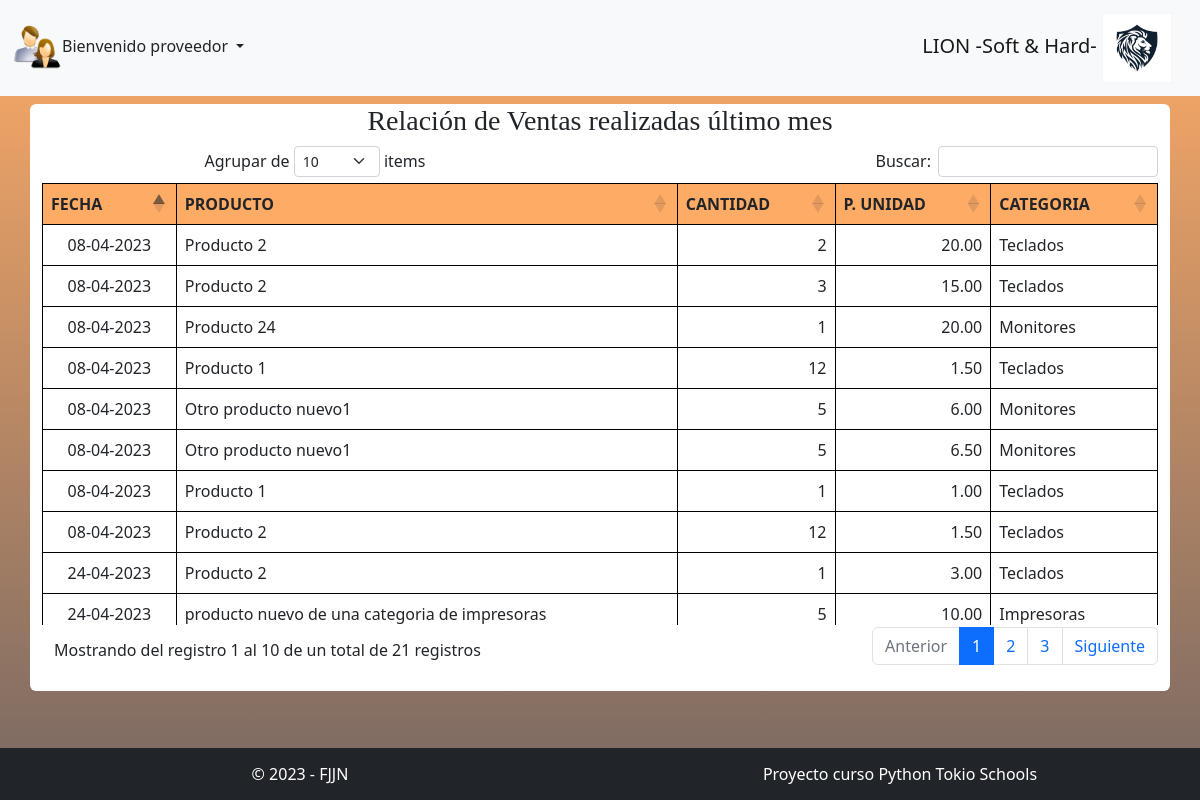
Page /home (signed in) on the committed database.
### models.py (models this page shows, shortened)
class User(db.Base, UserMixin):
    __tablename__ = 'users'
    __table_args__ = {'sqlite_autoincrement': True}
    id = Column(Integer, primary_key=True)
    username = Column(String(25), nullable=False, unique=True, index=True)
    password = Column(String(102), nullable=False)
    rol_id = Column(Integer, ForeignKey("rol.id_rol"))
    nomRolUser = relationship("Rol")

class Compras(db.Base):
    __tablename__ = 'compras'
    __table_args__ = {'sqlite_autoincrement': True}
    id_compra = Column(Integer, primary_key=True)
    cantidadComp = Column(Integer(), default=0)
    pUnidadComp = Column(Float, nullable=False)
    fechaComp = Column(Date)
    provIdComp = Column(Integer, ForeignKey("proveedor.id_proveedor"))
    prodIdComp = Column(Integer, ForeignKey("producto.id_producto"))
    cateIdComp = Column(Integer, ForeignKey("categoria.id_categoria"))
    nomProdComp = relationship('Producto')
    nomCateComp = relationship('Categoria')
    nomProvComp = relationship('Proveedor')

class Producto(db.Base):
    __tablename__ = 'producto'
    __table_args__ = {'sqlite_autoincrement': True}
    id_producto = Column(Integer, primary_key=True)
    nombreProd = Column(String(50), nullable=False)
    descProd = Column(String(250), nullable=False)
    pVentaProd = Column(Float, nullable=False)
    pCompraProd = Column(Float, nullable=False)
    stockProd = Column(Integer(), default=0)
    sMaxProd = Column(Integer(), default=0)
    ubicaProd = Column(String(20))
    provIdProd = Column(Integer, ForeignKey("proveedor.id_proveedor"))
    cateIdProd = Column(Integer, ForeignKey("categoria.id_categoria"))
    imgProd = Column(String(30), nullable=True)
    nomProvProd = relationship("Proveedor")
    nomCateProd = relationship("Categoria")

class Categoria(db.Base):
    __tablename__ = 'categoria'
    __table_args__ = {'sqlite_autoincrement': True}
    id_categoria = Column(Integer, primary_key=True)
    nombreCate = Column(String(50), nullable=False)

### main.py (the view, shortened to what this page needs)
@app.route('/home')
@login_required
def home():
    fecha_inicial=(datetime.now()-timedelta(days=30)).strftime("%Y-%m-%d")
    if current_user.rol_id == 3:
        proveedor_id=db.session.query(Proveedor).filter(Proveedor.userIdProv==current_user.id).first()
        ventas_mes = db.session.query(Compras).filter(Compras.provIdComp==proveedor_id.id_proveedor,Compras.fechaComp >= fecha_inicial).all()
        compras_mes=None
        if len(ventas_mes)==0:
            ventas_mes=None
    return render_template("home.html", compras=compras_mes, ventas=ventas_mes)

### main.py (called while the page is built)
@login_manager_app.user_loader
def load_user(id):
    query = db.session.query(User).filter(User.id == int(id)).first()
    return query

### templates/home.html (shortened to what this page needs)
{% extends './base.html' %}
{% block customCss %}<link rel="stylesheet" href="{{ url_for('static', filename='css/lionweb.css' )}}">{% endblock %}
{% block header%}
    <nav class="navbar navbar-expand-lg navbar-light bg-light">
        <div class="container-fluid">
            <div class="nav-item dropdown " >
                <a class="nav-link dropdown-toggle" data-bs-toggle="dropdown" href="#" role="button" aria-haspopup="true" aria-expanded="false">
                    <img src="{{url_for('static', filename='img/person.png')}}"alt="perfil" width="50" height="50">Bienvenido {{current_user.username}}
                </a>
            </div>
            <a class="navbar-brand" href="/home"> LION -Soft & Hard-
                <img src="../static/img/lion.jpg" alt="logo" width="70" height="70">
            </a>
        </div>
    </nav>
{% endblock %}
{% block body %}
<div class="container rounded bg-white mt-1 mb-1">
{% if current_user.rol_id == 3 %}
     <h3 class="h3 mt-2 mb-2 fw-normal">Relaci&oacute;n de Ventas realizadas &uacute;ltimo mes</h3>
          <table id="tablacompras" class="table table-bordered border-black display responsive nowrap">
            <thead style="background-color:rgba(253,126,20,0.65); " >
                    <th>FECHA</th>
                    <th>PRODUCTO</th>
                    <th>CANTIDAD</th>
                    <th>P. UNIDAD</th>
                    <th>CATEGORIA</th>
                </thead>
                <tbody>
                 {% if ventas !=None: %}
                    {% for venta in ventas: %}
                    <tr>
                        <td align="center">{{venta.fechaComp.strftime('%d-%m-%Y')}}</td>
                        <td align="left">{{venta.nomProdComp.nombreProd}}</td>
                        <td align="right">{{venta.cantidadComp}}</td>
                        <td align="right">{{"%.2f"|format(venta.pUnidadComp)}}</td>
                        <td align="left">{{venta.nomCateComp.nombreCate}}</td>
                    </tr>
                    {% endfor %}
                {% endif %}
                </tbody>
        </table>
    <div>&nbsp;</div>
{% endif %}
</div>
{% endblock %}

### static/css/lionweb.css (style rules this page uses)
body { font-family: 'Lora'; background: linear-gradient(rgba(253,126,20,0.65), rgba(47, 23, 15, 0.65)); background-attachment: fixed; background-position: center; background-size: cover; }
h1, h2, h3, h4, h5, h6 { font-family: 'Raleway'; }

### rows in the picture
User: username "proveedor"
Compras: fechaComp "08-04-2023", nomProdComp.nombreProd "Producto 2", cantidadComp "2", pUnidadComp "20.00", nomCateComp.nombreCate "Teclados"
Compras: fechaComp "08-04-2023", nomProdComp.nombreProd "Producto 2", cantidadComp "3", pUnidadComp "15.00", nomCateComp.nombreCate "Teclados"
Compras: fechaComp "08-04-2023", nomProdComp.nombreProd "Producto 24", cantidadComp "1", pUnidadComp "20.00", nomCateComp.nombreCate "Monitores"
Compras: fechaComp "08-04-2023", nomProdComp.nombreProd "Producto 1", cantidadComp "12", pUnidadComp "1.50", nomCateComp.nombreCate "Teclados"
Compras: fechaComp "08-04-2023", nomProdComp.nombreProd "Otro producto nuevo1", cantidadComp "5", pUnidadComp "6.00", nomCateComp.nombreCate "Monitores"
Compras: fechaComp "08-04-2023", nomProdComp.nombreProd "Otro producto nuevo1", cantidadComp "5", pUnidadComp "6.50", nomCateComp.nombreCate "Monitores"
Compras: fechaComp "08-04-2023", nomProdComp.nombreProd "Producto 1", cantidadComp "1", pUnidadComp "1.00", nomCateComp.nombreCate "Teclados"
Compras: fechaComp "08-04-2023", nomProdComp.nombreProd "Producto 2", cantidadComp "12", pUnidadComp "1.50", nomCateComp.nombreCate "Teclados"
Compras: fechaComp "24-04-2023", nomProdComp.nombreProd "Producto 2", cantidadComp "1", pUnidadComp "3.00", nomCateComp.nombreCate "Teclados"
Compras: fechaComp "24-04-2023", nomProdComp.nombreProd "producto nuevo de una categoria de impresoras", cantidadComp "5", pUnidadComp "10.00", nomCateComp.nombreCate "Impresoras"
